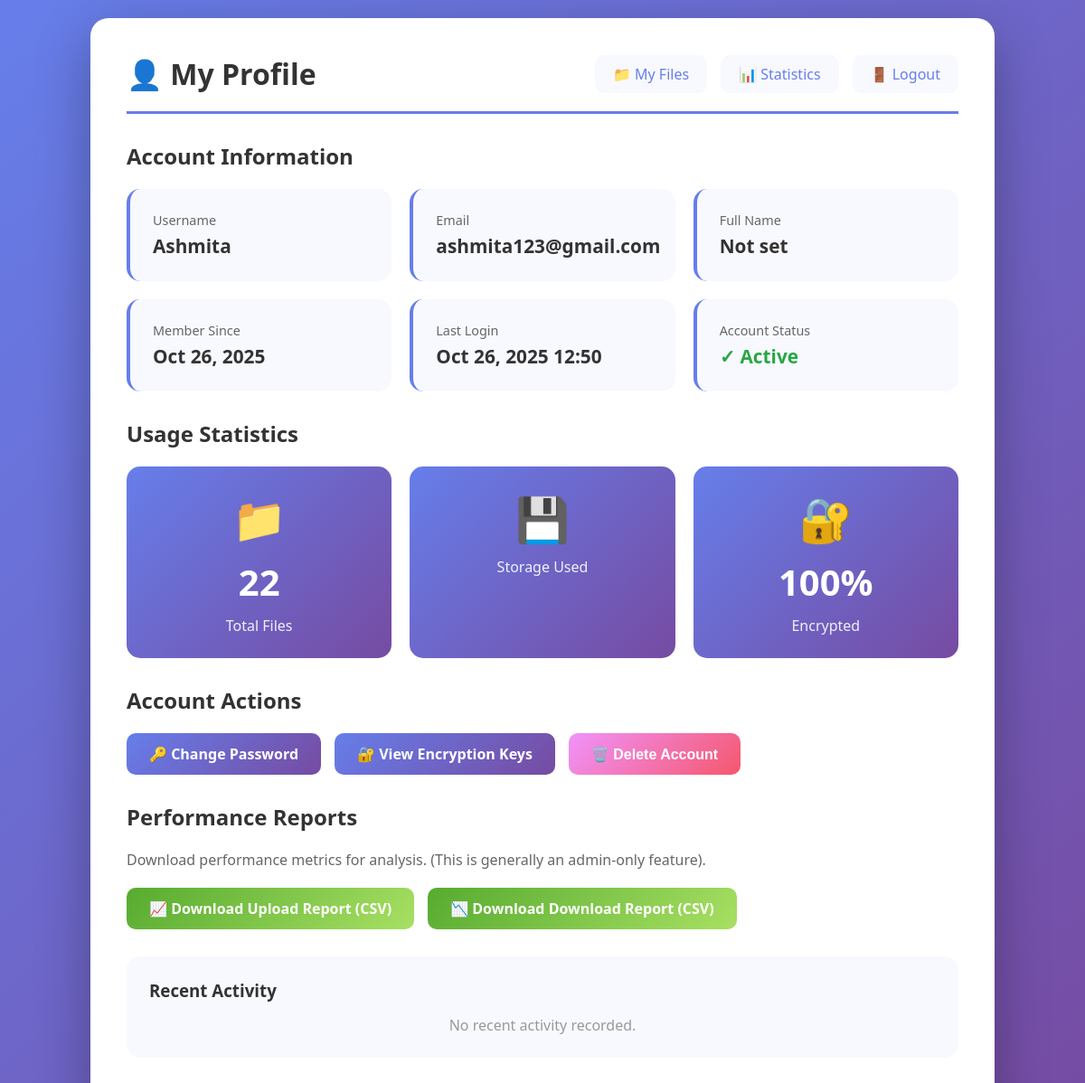
Page /auth/profile (signed in) on the committed database.
### secure-file-storage-main/models.py (models this page shows, shortened)
class User(UserMixin, db.Model):
    __tablename__ = 'users'
    id = db.Column(db.Integer, primary_key=True)
    username = db.Column(db.String(80), unique=True, nullable=False, index=True)
    email = db.Column(db.String(120), unique=True, nullable=False, index=True)
    password_hash = db.Column(db.String(255), nullable=False)
    full_name = db.Column(db.String(150))
    created_at = db.Column(db.DateTime, default=datetime.utcnow)
    last_login = db.Column(db.DateTime)
    is_active = db.Column(db.Boolean, default=True)
    is_admin = db.Column(db.Boolean, default=False)
    failed_login_attempts = db.Column(db.Integer, default=0)
    account_locked_until = db.Column(db.DateTime, nullable=True)
    password_reset_token = db.Column(db.String(100), unique=True, nullable=True)
    password_reset_expires = db.Column(db.DateTime, nullable=True)
    files = db.relationship('EncryptedFile', backref='owner', lazy='dynamic', cascade='all, delete-orphan')
    sessions = db.relationship('UserSession', backref='user', lazy='dynamic', cascade='all, delete-orphan')

### secure-file-storage-main/auth.py (the view)
@auth_bp.route('/profile')
@login_required
def profile():
    total_files = current_user.files.count()
    total_size = sum(f.file_size for f in current_user.files) / (1024 * 1024)  # MB
    recent_logs = AuditLog.query.filter_by(user_id=current_user.id)\
        .order_by(AuditLog.timestamp.desc()).limit(10).all()
    return render_template('profile.html',
                         user=current_user,
                         total_files=total_files,
                         total_size=total_size,
                         recent_logs=recent_logs)

### secure-file-storage-main/app_with_auth.py (called while the page is built)
@login_manager.user_loader
def load_user(user_id):
    return db.session.get(User, int(user_id))

### secure-file-storage-main/templates/profile.html (shortened to what this page needs)
<!DOCTYPE html>
<html lang="en">
<head>
</head>
<body>
    <div class="container">
        <div class="header">
            <h1>👤 My Profile</h1>
            <div class="nav-links">
                <a href="{{ url_for('index') }}">📁 My Files</a>
                <a href="{{ url_for('ml_stats') }}">📊 Statistics</a>
                <a href="{{ url_for('auth.logout') }}">🚪 Logout</a>
            </div>
        </div>
        <div class="profile-section">
            <h2>Account Information</h2>
            <div class="profile-grid">
                <div class="profile-card">
                    <div class="label">Username</div>
                    <div class="value">{{ user.username }}</div>
                </div>
                <div class="profile-card">
                    <div class="label">Email</div>
                    <div class="value">{{ user.email }}</div>
                </div>
                <div class="profile-card">
                    <div class="label">Full Name</div>
                    <div class="value">{{ user.full_name or 'Not set' }}</div>
                </div>
                <div class="profile-card">
                    <div class="label">Member Since</div>
                    <div class="value">{{ user.created_at.strftime('%b %d, %Y') }}</div>
                </div>
                <div class="profile-card">
                    <div class="label">Last Login</div>
                    <div class="value">{{ user.last_login.strftime('%b %d, %Y %H:%M') if user.last_login else 'First login' }}</div>
                </div>
                <div class="profile-card">
                    <div class="label">Account Status</div>
                    <div class="value" style="color: #28a745;">✓ Active</div>
                </div>
            </div>
        </div>
        <div class="profile-section">
            <h2>Usage Statistics</h2>
            <div class="stats-grid">
                <div class="stat-card">
                    <div class="icon">📁</div>
                    <div class="value">{{ total_files }}</div>
                    <div class="label">Total Files</div>
                </div>
                <div class="stat-card">
                    <div class="icon">💾</div>
                    <div class="label">Storage Used</div>
                </div>
                <div class="stat-card">
                    <div class="icon">🔐</div>
                    <div class="value">100%</div>
                    <div class="label">Encrypted</div>
                </div>
            </div>
        </div>
        <div class="profile-section">
            <h2>Account Actions</h2>
            <div class="action-buttons">
                <a href="{{ url_for('auth.change_password') }}" class="btn btn-primary">🔑 Change Password</a>
                <a href="{{ url_for('show_keys') }}" class="btn btn-primary">🔐 View Encryption Keys</a>
                <button onclick="showDeleteModal()" class="btn btn-danger">🗑️ Delete Account</button>
            </div>
        </div>
        <div class="profile-section">
            <h2>Performance Reports</h2>
            <p style="color: #666; margin-bottom: 20px;">Download performance metrics for analysis. (This is generally an admin-only feature).</p>
            <div class="action-buttons">
                <a href="{{ url_for('download_upload_report') }}" class="btn btn-secondary">📈 Download Upload Report (CSV)</a>
                <a href="{{ url_for('download_download_report') }}" class="btn btn-secondary">📉 Download Download Report (CSV)</a>
            </div>
        </div>
        <div class="profile-section">
            <div class="activity-log">
                <h3>Recent Activity</h3>
                {% if recent_activity %}
                    {% for log in recent_activity %}
                    <div class="activity-item">
                        <div>
                            <div class="action">
                                {% if log.action == 'LOGIN_SUCCESS' %} ✅ Logged In
                                {% elif log.action == 'LOGOUT' %} 🚪 Logged Out
                                {% elif log.action == 'FILE_UPLOAD' %} 📤 File Uploaded
                                {% elif log.action == 'FILE_DOWNLOAD' %} 📥 File Downloaded
                                {% elif log.action == 'FILE_DELETE' %} 🗑️ File Deleted
                                {% elif log.action == 'PASSWORD_CHANGED' %} 🔑 Password Changed
                                {% else %} {{ log.action }} {% endif %}
                                {% if log.details %}<small style="color: #666; display: block;">({{ log.details }})</small>{% endif %}
                            </div>
                        </div>
                        <div class="time">{{ log.timestamp.strftime('%Y-%m-%d %H:%M:%S') }}</div>
                    </div>
                    {% endfor %}
                {% else %}
                    <p style="color: #999; text-align: center;">No recent activity recorded.</p>
                {% endif %}
            </div>
        </div>
    </div>
</body>
</html>

### secure-file-storage-main/templates/profile.html (style rules this page uses)
* { margin: 0; padding: 0; box-sizing: border-box; }
body { font-family: 'Segoe UI', Tahoma, Geneva, Verdana, sans-serif; background: linear-gradient(135deg, #667eea 0%, #764ba2 100%); min-height: 100vh; padding: 20px; }
.container { max-width: 1000px; margin: 0 auto; background: white; border-radius: 20px; padding: 40px; box-shadow: 0 20px 60px rgba(0,0,0,0.3); }
.header { display: flex; justify-content: space-between; align-items: center; margin-bottom: 30px; padding-bottom: 20px; border-bottom: 3px solid #667eea; }
.header h1 { color: #333; }
.nav-links { display: flex; gap: 15px; }
.nav-links a { padding: 10px 20px; background: #f8f9ff; color: #667eea; text-decoration: none; border-radius: 10px; font-weight: 500; transition: all 0.3s; }
.profile-section { margin: 30px 0; }
.profile-section h2 { color: #333; margin-bottom: 20px; }
.profile-grid { display: grid; grid-template-columns: repeat(auto-fit, minmax(250px, 1fr)); gap: 20px; margin: 20px 0; }
.profile-card { background: #f8f9ff; padding: 25px; border-radius: 15px; border-left: 4px solid #667eea; }
.profile-card .label { color: #666; font-size: 0.9em; margin-bottom: 5px; }
.profile-card .value { color: #333; font-size: 1.3em; font-weight: bold; }
.stats-grid { display: grid; grid-template-columns: repeat(auto-fit, minmax(200px, 1fr)); gap: 20px; margin: 20px 0; }
.stat-card { background: linear-gradient(135deg, #667eea 0%, #764ba2 100%); color: white; padding: 25px; border-radius: 15px; text-align: center; }
.stat-card .icon { font-size: 3em; margin-bottom: 10px; }
.stat-card .value { font-size: 2.5em; font-weight: bold; margin: 10px 0; }
.stat-card .label { font-size: 1em; opacity: 0.9; }
.action-buttons { display: flex; gap: 15px; flex-wrap: wrap; margin: 20px 0; }
.btn { padding: 12px 25px; border: none; border-radius: 10px; font-size: 16px; font-weight: bold; cursor: pointer; text-decoration: none; display: inline-block; transition: all 0.3s; }
.btn-primary { background: linear-gradient(135deg, #667eea 0%, #764ba2 100%); color: white; }
.btn-secondary { background: linear-gradient(135deg, #56ab2f 0%, #a8e063 100%); color: white; }
.btn-danger { background: linear-gradient(135deg, #f093fb 0%, #f5576c 100%); color: white; }
.activity-log { background: #f8f9ff; padding: 25px; border-radius: 15px; margin: 20px 0; }
.activity-log h3 { color: #333; margin-bottom: 15px; }

### rows in the picture
User: username "Ashmita", email "ashmita123@gmail.com", full_name "Not set", created_at "Oct 26, 2025", last_login "Oct 26, 2025 12:50"

### other values in the picture
{{ total_files }} "22"
